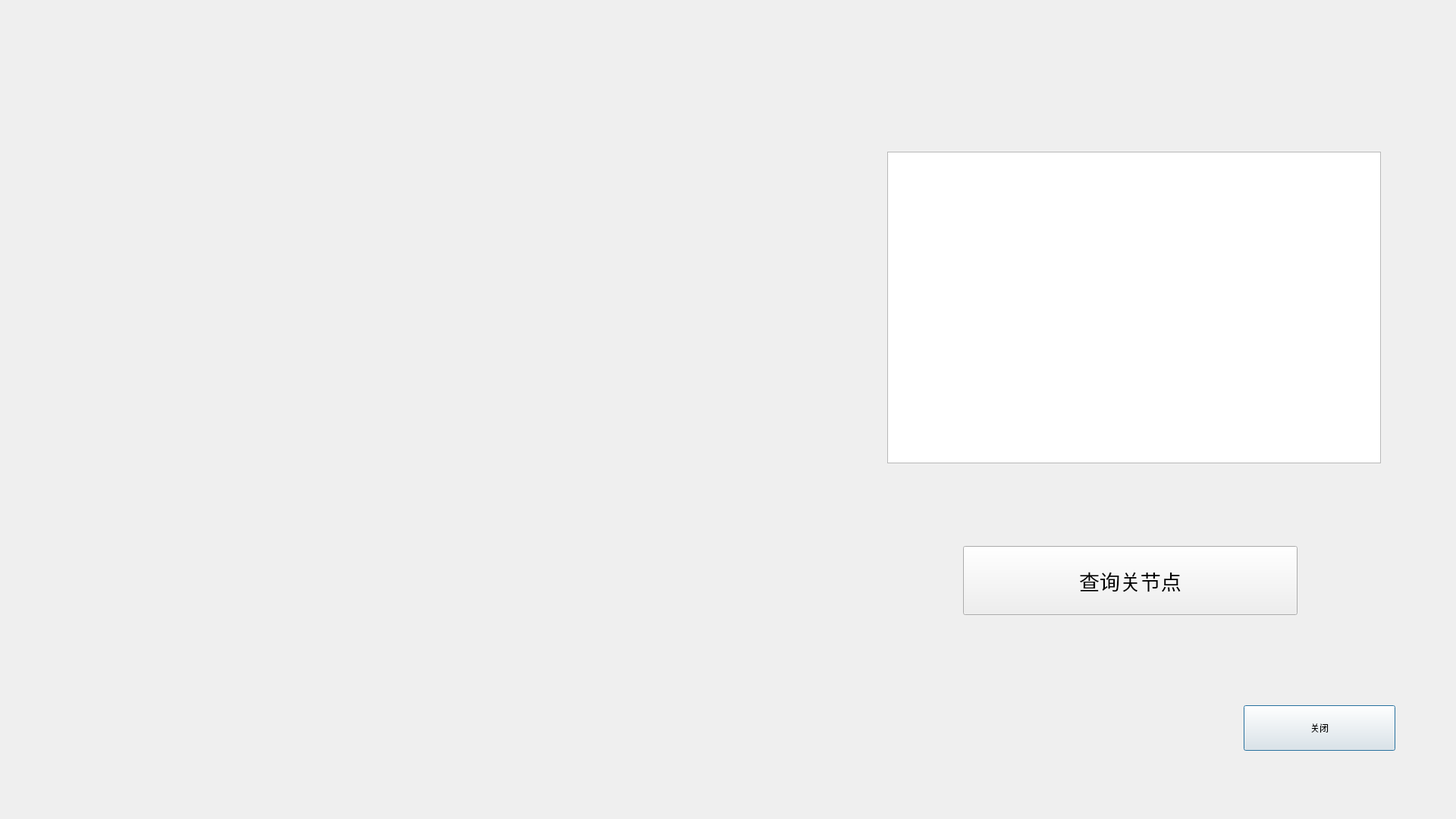
<?xml version="1.0" encoding="UTF-8"?>
<ui version="4.0">
 <class>Articulation_g</class>
 <widget class="QDialog" name="Articulation_g">
  <property name="geometry">
   <rect>
    <x>0</x>
    <y>0</y>
    <width>1920</width>
    <height>1080</height>
   </rect>
  </property>
  <property name="windowTitle">
   <string>Dialog</string>
  </property>
  <widget class="QPushButton" name="return_btn">
   <property name="geometry">
    <rect>
     <x>1640</x>
     <y>930</y>
     <width>200</width>
     <height>60</height>
    </rect>
   </property>
   <property name="text">
    <string>关闭</string>
   </property>
  </widget>
  <widget class="QTextBrowser" name="textBrowser">
   <property name="geometry">
    <rect>
     <x>1170</x>
     <y>200</y>
     <width>651</width>
     <height>411</height>
    </rect>
   </property>
   <property name="font">
    <font>
     <pointsize>20</pointsize>
    </font>
   </property>
  </widget>
  <widget class="QPushButton" name="pushButton">
   <property name="geometry">
    <rect>
     <x>1270</x>
     <y>720</y>
     <width>441</width>
     <height>91</height>
    </rect>
   </property>
   <property name="font">
    <font>
     <pointsize>20</pointsize>
    </font>
   </property>
   <property name="text">
    <string>查询关节点</string>
   </property>
  </widget>
 </widget>
 <resources/>
 <connections>
  <connection>
   <sender>return_btn</sender>
   <signal>clicked()</signal>
   <receiver>Articulation_g</receiver>
   <slot>close()</slot>
   <hints>
    <hint type="sourcelabel">
     <x>1729</x>
     <y>1009</y>
    </hint>
    <hint type="destinationlabel">
     <x>959</x>
     <y>539</y>
    </hint>
   </hints>
  </connection>
 </connections>
</ui>
